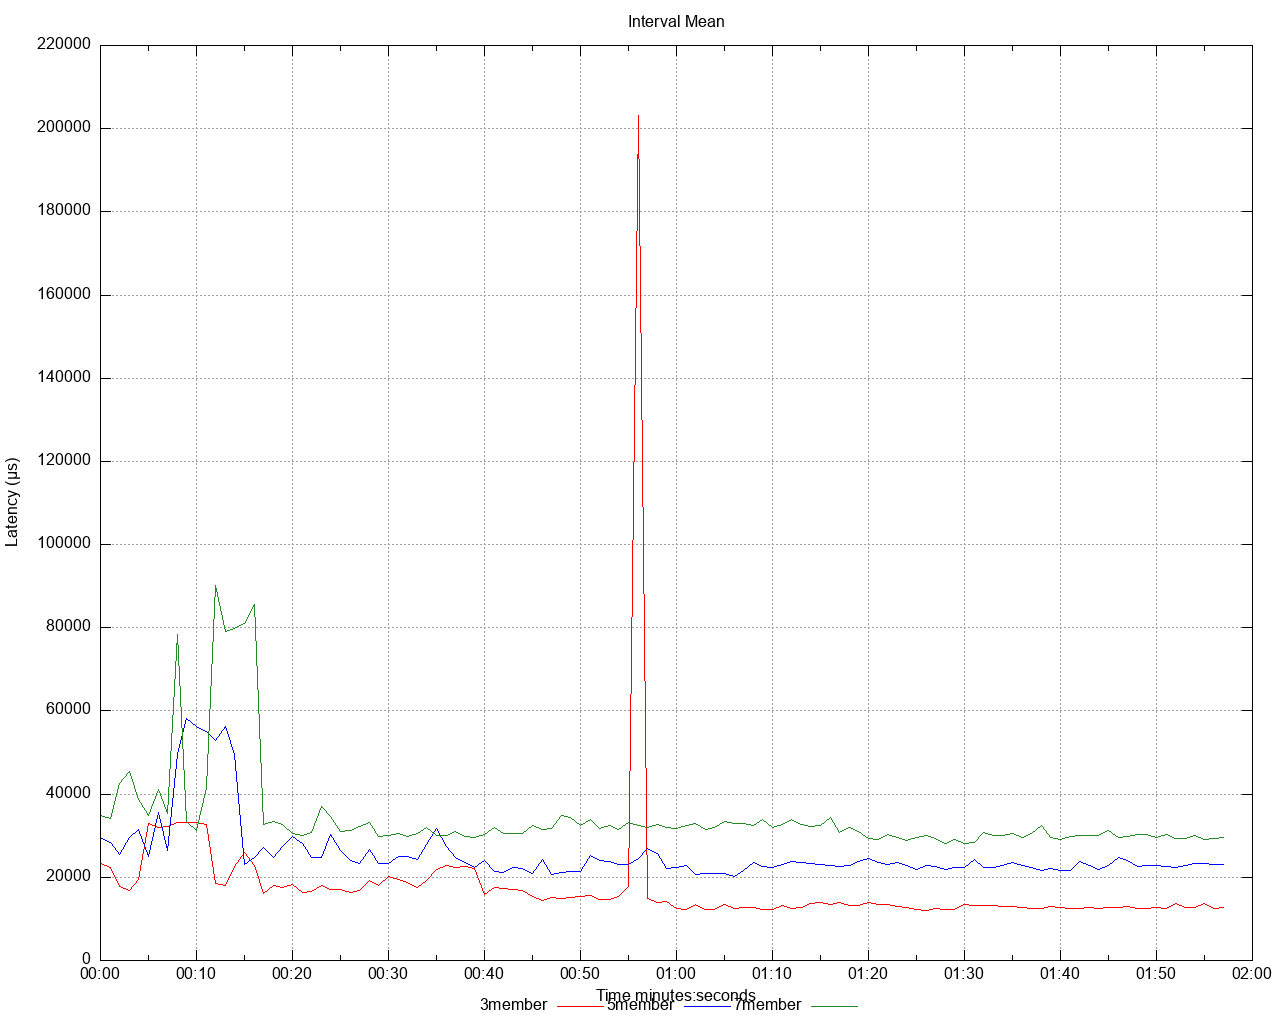

Source code (gnuplot):
set title 'Interval Mean' noenhanced
set style data lines
set datafile separator ","
set terminal png size 1280,1024
set grid
set key below
set xdata time
set timefmt "%s"
offset = 0
t0(x)=(offset=($0==0) ? x : offset, x - offset)
set xlabel 'Time minutes:seconds'
set ylabel 'Latency (μs)'
set output '/Users/gbarnett/git/hazelcast-simulator/atomicreference/3and5and7/latency/latency_interval_mean_write.png'
plot \
   '/Users/gbarnett/git/hazelcast-simulator/atomicreference/3and5and7/data/latency_interval_mean_write_1.data' using (t0(timecolumn(1))):2 title "3member" noenhanced lt rgb "red", \
   '/Users/gbarnett/git/hazelcast-simulator/atomicreference/3and5and7/data/latency_interval_mean_write_2.data' using (t0(timecolumn(1))):2 title "5member" noenhanced lt rgb "blue", \
   '/Users/gbarnett/git/hazelcast-simulator/atomicreference/3and5and7/data/latency_interval_mean_write_3.data' using (t0(timecolumn(1))):2 title "7member" noenhanced lt rgb "forest-green", \
